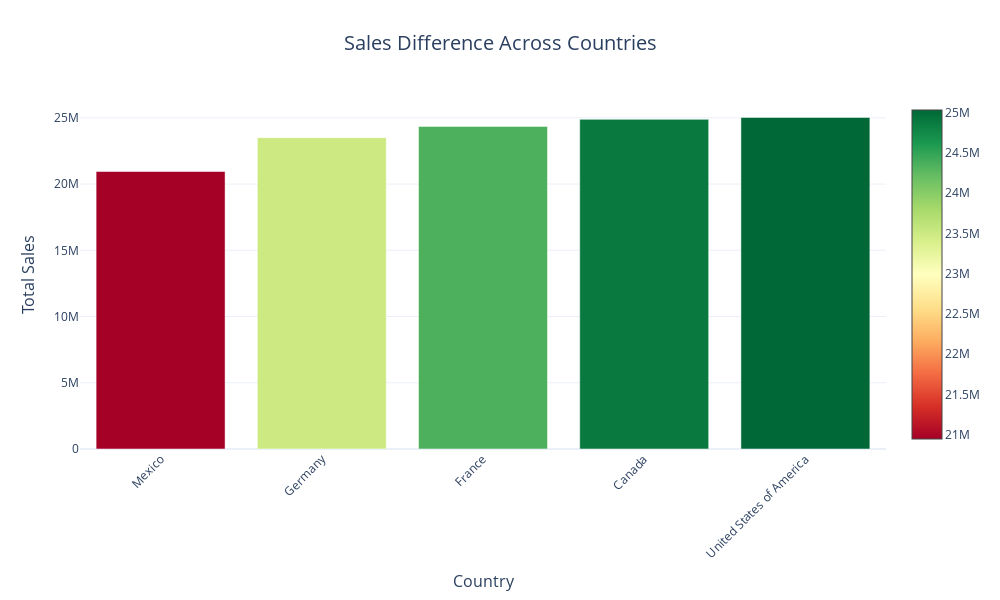

Write notebook code for a chart like this one.
### Code cell
fig = go.Figure()

fig.add_trace(go.Bar(
    x=country_sales.index,
    y=country_sales.values,
    marker=dict(
        color=country_sales.values,
        colorscale='RdYlGn',
        cmin=country_sales.values.min(),
        cmax=country_sales.values.max(),
        showscale=True
    ),
    name='Total Sales'
))

fig.update_layout(
    title=dict(
        text="Sales Difference Across Countries",
        font=dict(size=20),
        x=0.5,
        xanchor='center'
    ),
    xaxis=dict(
        title=dict(
            text="Country",
            font=dict(size=16)
        ),
        tickangle=-45,
        tickfont=dict(size=12)
    ),
    yaxis=dict(
        title=dict(
            text="Total Sales",
            font=dict(size=16)
        ),
        tickfont=dict(size=12)
    ),
    template='plotly_white',
    width=1000,
    height=600
)

# Show the chart
fig.show()

### Figure 1 — Plotly figure (JSON) as saved in the notebook; plotly's stock layout.template omitted (floating-point values rounded to 4 significant figures)
{"data": [{"marker": {"cmax": 25029787, "cmin": 20949312, "color": [20949312, 23505300, 24354130, 24887613, 25029787], "colorscale": [[0, "rgb(165,0,38)"], [0.1, "rgb(215,48,39)"], [0.2, "rgb(244,109,67)"], [0.3, "rgb(253,174,97)"], [0.4, "rgb(254,224,139)"], [0.5, "rgb(255,255,191)"], [0.6, "rgb(217,239,139)"], [0.7, "rgb(166,217,106)"], [0.8, "rgb(102,189,99)"], [0.9, "rgb(26,152,80)"], [1, "rgb(0,104,55)"]], "showscale": true}, "name": "Total Sales", "type": "bar", "x": ["Mexico", "Germany", "France", "Canada", "United States of America"], "y": [20949312, 23505300, 24354130, 24887613, 25029787]}], "layout": {"height": 600, "title": {"font": {"size": 20}, "text": "Sales Difference Across Countries", "x": 0.5, "xanchor": "center"}, "width": 1000, "xaxis": {"tickangle": -45, "tickfont": {"size": 12}, "title": {"font": {"size": 16}, "text": "Country"}}, "yaxis": {"tickfont": {"size": 12}, "title": {"font": {"size": 16}, "text": "Total Sales"}}}}
